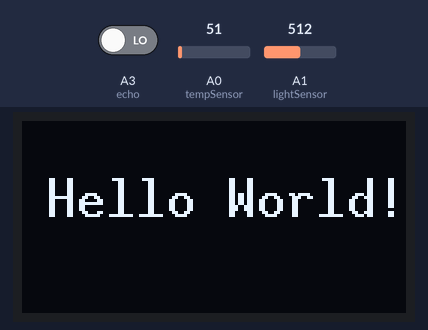
A sketch run on a simulated Arduino Uno, built with avr-gcc and run on an emulated ATmega328P. Parts: 128×64 one-colour display. The test bench sets the inputs (shaded band); at power-on: A1 (lightSensor) = 512, A0 (tempSensor) = 51, A3 (echo) LOW.

Above: at 4.4 s.
At 6.1 s:
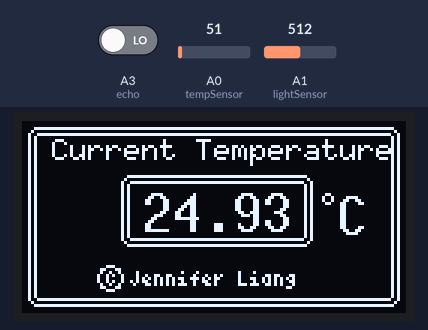
6.2 s: A1 (lightSensor) set to 503
At 8.6 s:
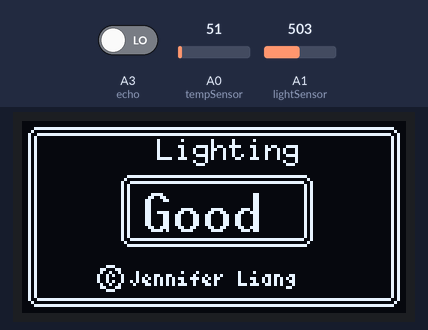
At 19.4 s:
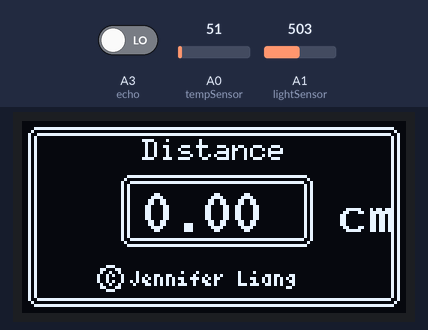
Timing chart, 0 to 20.9 s (numbered marks = the images above; inputs shaded):
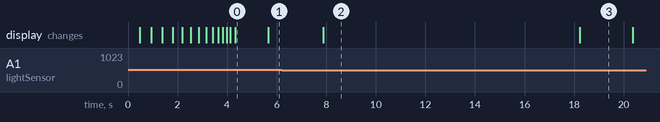

Measured:
- the behaviour switches between 512 and 511 on A1 (lightSensor) (found by bisection; images 1 and 2)
- after the input at 6.2 s, the display: changes after 1.7 s (image 2)
- what the display in image 0 shows lasts 1.4 s, from 4.3 s to 5.7 s
- what the display in image 2 shows lasts 10.3 s, from 7.9 s to 18.2 s

The sketch:

template_temp_light_ultrasonic.ino
```cpp
#include "U8glib.h"
U8GLIB_SSD1306_128X64 u8g(10, 9, 12, 11, 13); //oled psi connection
//arduino connection :10-D0,9-D1,12-RST,11-DC, 13-CS

static int tempSensor = A0;
static int lightSensor = A1;
static int trigger = A2;
static int echo = A3;

int tsensorValue = 0;
int lsensorValue = 0;
float distance;
int duration;
float outValue;

void setup() {
  // assign default color value
  pinMode(A0,INPUT);
  pinMode(A1,INPUT);
  pinMode(trigger, OUTPUT);
  pinMode(echo,INPUT);

  if ( u8g.getMode() == U8G_MODE_R3G3B2 ) {
    u8g.setColorIndex(255);       // white
  }
  else if ( u8g.getMode() == U8G_MODE_GRAY2BIT ) {
    u8g.setColorIndex(3);         // max intensity
  }
  else if ( u8g.getMode() == U8G_MODE_BW ) {
    u8g.setColorIndex(1);         // pixel on
  }
  else if ( u8g.getMode() == U8G_MODE_HICOLOR ) {
    u8g.setHiColorByRGB(255,255,255);
  }
}

void startPage(){
  u8g.setFont(u8g_font_10x20);
  u8g.drawStr(8,32,"Hello World!");
}
void endPage(){
  u8g.setFont(u8g_font_10x20);
  u8g.drawStr(20,32,"Goodbye!");
}
int x = 5;
//NORMPAGE is the template for all the pages
void normPage(){

  u8g.drawRFrame(2,2,124,60,3);
  u8g.drawRFrame(4,4,120,56,2);
  u8g.drawRFrame(40-x,20,60,20,2);
  u8g.drawRFrame(38-x,18,64,24,3);
  u8g.setFont(u8g_font_4x6);
  u8g.drawStr(40-x-7,50+5,"C Jennifer Liang");
  u8g.drawCircle(41-x-7,47+5,4.5);
}

void tempPage(){
  u8g.setFont(u8g_font_6x10);
  u8g.drawStr(10,13,"Current Temperature");
  u8g.setFont(u8g_font_10x20);
  u8g.drawStr(110-x,38,"C");
  u8g.setFont(u8g_font_5x7);
  u8g.drawStr(105-x,28,"o");
}
void lightPage(){
  u8g.setFont(u8g_font_6x10);
  u8g.drawStr(45,13,"Lighting");
}
void lsensorRead(){
  lsensorValue = analogRead(lightSensor);
  outValue = lsensorValue/256;
  u8g.setFont(u8g_font_10x20);
  u8g.setPrintPos(40,37);
  switch((int)(outValue)){
    case 3:
      u8g.print("Dark");
      break;
    case 2:
      u8g.print("Shady");
      break;
    case 1:
      u8g.print("Good");
      break;
    case 0:
      u8g.print("Light");
      break;
    default:
      break;
  }
}
void tsensorRead(){
  tsensorValue = analogRead(tempSensor);
  outValue = tsensorValue * 0.48876;
  u8g.setFont(u8g_font_10x20);
  u8g.setPrintPos(40,37);
  u8g.print(outValue);
}

void disRead(){
  digitalWrite(trigger,LOW);
  delay(2);
  digitalWrite(trigger,HIGH);
  delay(10);
  digitalWrite(trigger,LOW);

  duration = pulseIn(echo,HIGH);
  distance = duration/5.8/10;
  u8g.setFont(u8g_font_10x20);
  u8g.setPrintPos(40,37);
  u8g.print(distance);
  u8g.setPrintPos(105,37);
  u8g.print("cm");
}
void disPage(){
  u8g.setFont(u8g_font_6x10);
  u8g.drawStr(40,13,"Distance");
}

int bbtn = 0;
void loop() {
        int i = 40;
        while(i > 3){       //discs shrink
          u8g.firstPage();
        do{
          u8g.drawDisc(64,32,i);
          u8g.drawDisc(0,0,i);
          u8g.drawDisc(0,64,i);
          u8g.drawDisc(128,0,i);
          u8g.drawDisc(128,64,i);
        } while(u8g.nextPage());
        delay(50);
        i-=3;
        }

        u8g.firstPage();
        do{
        startPage();

        } while(u8g.nextPage());
        delay(1000);
        u8g.firstPage();
        do{
          normPage();
          tempPage();
          tsensorRead();

        } while(u8g.nextPage());
        delay(2000);
        u8g.firstPage();
        do{
          normPage();
          lightPage();
          lsensorRead();

        } while(u8g.nextPage());
        delay(2000);
        u8g.firstPage();
        do{
          normPage();
          disPage();
          disRead();
        } while(u8g.nextPage());
        delay(2000);

        u8g.firstPage();
        do{
          endPage();
        } while(u8g.nextPage());
        delay(1000);

        i = 2;
        while(i < 50){          //discs grow
          u8g.firstPage();
        do{
          u8g.drawDisc(64,32,i);
          u8g.drawDisc(0,0,i);
          u8g.drawDisc(0,64,i);
          u8g.drawDisc(128,0,i);
          u8g.drawDisc(128,64,i);
        } while(u8g.nextPage());
        delay(50);
        i+=3;
        }
    }
```
